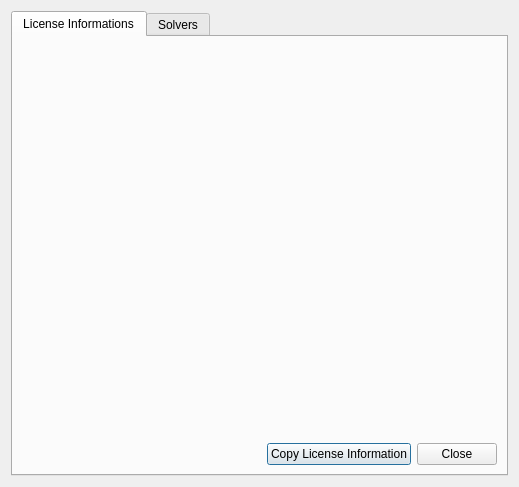
<?xml version="1.0" encoding="UTF-8"?>
<ui version="4.0">
 <class>gams::studio::support::AboutGAMSDialog</class>
 <widget class="QDialog" name="gams::studio::support::AboutGAMSDialog">
  <property name="geometry">
   <rect>
    <x>0</x>
    <y>0</y>
    <width>519</width>
    <height>487</height>
   </rect>
  </property>
  <property name="windowTitle">
   <string>Dialog</string>
  </property>
  <property name="locale">
   <locale language="English" country="UnitedStates"/>
  </property>
  <layout class="QVBoxLayout" name="verticalLayout_2">
   <item>
    <widget class="QTabWidget" name="tabWidget">
     <property name="sizePolicy">
      <sizepolicy hsizetype="Preferred" vsizetype="Preferred">
       <horstretch>0</horstretch>
       <verstretch>0</verstretch>
      </sizepolicy>
     </property>
     <property name="currentIndex">
      <number>0</number>
     </property>
     <widget class="QWidget" name="LicenseInfo">
      <attribute name="title">
       <string>License Informations</string>
      </attribute>
      <layout class="QVBoxLayout" name="verticalLayout">
       <item>
        <layout class="QHBoxLayout" name="horizontalLayout_2">
         <item>
          <layout class="QVBoxLayout" name="verticalLayoutlogo">
           <property name="rightMargin">
            <number>5</number>
           </property>
           <item>
            <widget class="QLabel" name="gamslogo">
             <property name="sizePolicy">
              <sizepolicy hsizetype="Minimum" vsizetype="Minimum">
               <horstretch>0</horstretch>
               <verstretch>0</verstretch>
              </sizepolicy>
             </property>
             <property name="text">
              <string/>
             </property>
             <property name="pixmap">
              <pixmap resource="../../icons/icons.qrc">:/img/gams-w24</pixmap>
             </property>
            </widget>
           </item>
           <item>
            <spacer name="verticalSpacer">
             <property name="orientation">
              <enum>Qt::Vertical</enum>
             </property>
             <property name="sizeHint" stdset="0">
              <size>
               <width>20</width>
               <height>408</height>
              </size>
             </property>
            </spacer>
           </item>
          </layout>
         </item>
         <item>
          <layout class="QFormLayout" name="formLayout">
           <item row="0" column="0">
            <widget class="QLabel" name="label">
             <property name="sizePolicy">
              <sizepolicy hsizetype="Expanding" vsizetype="Expanding">
               <horstretch>0</horstretch>
               <verstretch>0</verstretch>
              </sizepolicy>
             </property>
             <property name="maximumSize">
              <size>
               <width>431</width>
               <height>16777215</height>
              </size>
             </property>
             <property name="layoutDirection">
              <enum>Qt::LeftToRight</enum>
             </property>
             <property name="frameShape">
              <enum>QFrame::NoFrame</enum>
             </property>
             <property name="frameShadow">
              <enum>QFrame::Plain</enum>
             </property>
             <property name="lineWidth">
              <number>1</number>
             </property>
             <property name="text">
              <string/>
             </property>
             <property name="textFormat">
              <enum>Qt::RichText</enum>
             </property>
             <property name="scaledContents">
              <bool>true</bool>
             </property>
             <property name="alignment">
              <set>Qt::AlignLeading|Qt::AlignLeft|Qt::AlignVCenter</set>
             </property>
             <property name="textInteractionFlags">
              <set>Qt::LinksAccessibleByMouse|Qt::TextSelectableByMouse</set>
             </property>
            </widget>
           </item>
           <item row="0" column="1">
            <spacer name="horizontalSpacer_2">
             <property name="orientation">
              <enum>Qt::Horizontal</enum>
             </property>
             <property name="sizeHint" stdset="0">
              <size>
               <width>40</width>
               <height>20</height>
              </size>
             </property>
            </spacer>
           </item>
           <item row="1" column="0">
            <spacer name="verticalSpacer_2">
             <property name="orientation">
              <enum>Qt::Vertical</enum>
             </property>
             <property name="sizeType">
              <enum>QSizePolicy::Expanding</enum>
             </property>
             <property name="sizeHint" stdset="0">
              <size>
               <width>20</width>
               <height>50</height>
              </size>
             </property>
            </spacer>
           </item>
          </layout>
         </item>
        </layout>
       </item>
       <item>
        <layout class="QHBoxLayout" name="horizontalLayout_bottom">
         <item>
          <spacer name="horizontalSpacer">
           <property name="orientation">
            <enum>Qt::Horizontal</enum>
           </property>
           <property name="sizeHint" stdset="0">
            <size>
             <width>218</width>
             <height>20</height>
            </size>
           </property>
          </spacer>
         </item>
         <item>
          <widget class="QPushButton" name="copylicense">
           <property name="sizePolicy">
            <sizepolicy hsizetype="Minimum" vsizetype="Preferred">
             <horstretch>0</horstretch>
             <verstretch>0</verstretch>
            </sizepolicy>
           </property>
           <property name="text">
            <string>Copy License Information</string>
           </property>
          </widget>
         </item>
         <item>
          <widget class="QPushButton" name="close">
           <property name="sizePolicy">
            <sizepolicy hsizetype="Minimum" vsizetype="Preferred">
             <horstretch>0</horstretch>
             <verstretch>0</verstretch>
            </sizepolicy>
           </property>
           <property name="text">
            <string>Close</string>
           </property>
           <property name="iconSize">
            <size>
             <width>16</width>
             <height>16</height>
            </size>
           </property>
          </widget>
         </item>
        </layout>
       </item>
      </layout>
     </widget>
     <widget class="QWidget" name="Solvers">
      <attribute name="title">
       <string>Solvers</string>
      </attribute>
      <layout class="QHBoxLayout" name="horizontalLayout">
       <item>
        <widget class="QTableView" name="solverTable">
         <property name="alternatingRowColors">
          <bool>true</bool>
         </property>
         <property name="sortingEnabled">
          <bool>true</bool>
         </property>
        </widget>
       </item>
      </layout>
     </widget>
    </widget>
   </item>
  </layout>
 </widget>
 <resources>
  <include location="../../icons/icons.qrc"/>
 </resources>
 <connections/>
</ui>
